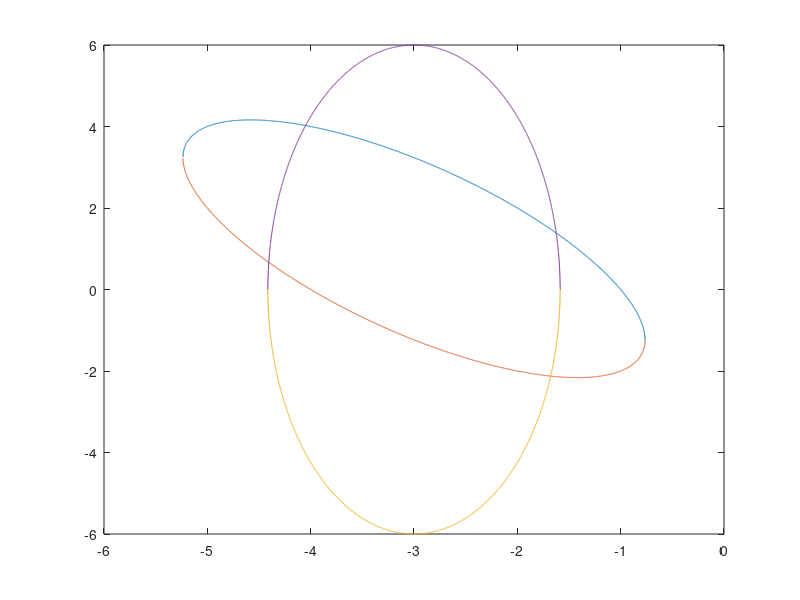

Recreate this plot in MATLAB. (Note: this script raises an error after producing the figure.)
clear all;

rootsofy1 = [-5.236, -0.764];
rootsofy2 = [-5.236, -0.764];

rootsofy3 = [-4.414, -1.586];
rootsofy4 = [-4.414, -1.586];

%y1 = sqrt(-x1.^2 -6*x1 -4)-2-x1;
%y2 = -sqrt(-x1.^2 -6*x1 -4)-2-x1;
%y3 = sqrt(-18*x2.^2 - 108*x2 -126);
%y4 = -sqrt(-18*x2.^2 - 108*x2 -126);

y1curvex = rootsofy1(1,1):0.001:rootsofy1(1,2)+0.001;
y1curvey = zeros(1, length(y1curvex));

for i = 1:1:length(y1curvex)
    y1curvey(1,i) = sqrt(-y1curvex(1,i)^2-6*y1curvex(1,i)-4)-2-y1curvex(1,i);
end

y2curvex = rootsofy2(1,1):0.001:rootsofy2(1,2)+0.001;
y2curvey = zeros(1, length(y2curvex));

for i = 1:1:length(y2curvex)
    y2curvey(1,i) = -sqrt(-y2curvex(1,i)^2-6*y2curvex(1,i)-4)-2-y2curvex(1,i);
end

y3curvex = rootsofy3(1,1)-0.001:0.001:rootsofy3(1,2)+0.001;
y3curvey = zeros(1, length(y3curvex));

for i = 1:1:length(y3curvex)
    y3curvey(1,i) = -sqrt(-18*(y3curvex(1,i))^2 - 108*y3curvex(1,i)-126);
end

y4curvex = rootsofy4(1,1)-0.001:0.001:rootsofy4(1,2)+0.001;
y4curvey = zeros(1, length(y4curvex));

for i = 1:1:length(y4curvex)
    y4curvey(1,i) = sqrt(-18*(y4curvex(1,i))^2 - 108*y4curvex(1,i)-126);
end

plot(y1curvex, y1curvey);
hold on;
plot(y2curvex, y2curvey);
plot(y3curvex, y3curvey);
plot(y4curvex, y4curvey);

%interception between y1 and y3
f=@(x)(sqrt(-x.^2 -6*x -4)-2-x) - (sqrt(-18*x.^2 - 108*x -126));
fdiff= @(x) -((x+3)/sqrt(-x.^2 -6.*x-4))-2-x - sqrt(-18*x.^2- 108*x -126); 
x0 = -2;
iterations = 4;
firstint=x0;
for i=1:iterations
    firstint= firstint - f(firstint)/fdiff(firstint);
end 
display(firstint);
display("with " + iterations + " iterations of newtons method");

clear

%2nd interception between y1 and y3
f=@(x2)(sqrt(-x2.^2 -6*x2 -4)-2-x2) - (sqrt(-18*x2.^2 - 108*x2 -126));
fdiff2= @(x2) -((x2+3)/sqrt(-x2.^2 -6.*x2-4))-2-x2 - sqrt(-18*x2.^2- 108*x2 -126); 
x2 = 0;
iterations = 2;
secondint=x2;
for i=1:iterations
    secondint= secondint - f(secondint)/fdiff2(secondint);
    secondinterception=real(secondint);
end 
display(secondinterception);
display("with " + iterations + " iterations of newtons method");

clear


%interception of y2 an y3
f=@(x3)-sqrt(-x3.^2 -6*x3 -4)-2-x3 -sqrt(-18*x3.^2 - 108*x3 -126);
fdiff3= @(x3)-((-x3-3)/sqrt(-x3.^2 -6.*x3-4))-1+ ((-x3-3)*sqrt(-18*x3.^2 - 108*x3 -126)/(x3.^2 +6.*x3 +7)); 
x3 = -4;
iterations =5 ;
thirdint=x3;
for i=1:iterations
    thirdint= thirdint - f(thirdint)/fdiff3(thirdint);
    thirdinterception=real(thirdint);
    
end 
display(thirdinterception);
display("with " + iterations + " iterations of newtons method");
clear

%interception between y2 and y4
f=@(x4) -sqrt(-18*x4.^2 -108*x4-126) + sqrt(-x4.^2 -6*x4-4)-2-x4;
fdiff4= @(x4) (((-x4-3)*sqrt(-18*x4.^2 -108.*x4-126))/(x4.^2+6*x4+7)) + ((-x4-3)/sqrt(-x4.^2-6*x4-4))-1;
x4 = -1.5;
iterations =6;
fourthint=(x4);
for i=1:iterations
    fourthint= fourthint - f(fourthint)/fdiff4(fourthint);
    fourthinterception=real(fourthint);
end 
display(fourthinterception);
display("with " + iterations + " iterations of newtons method");






    